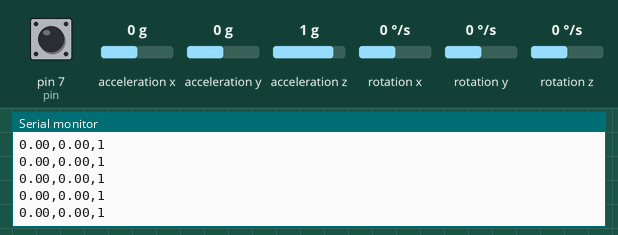
Bench run of a sketch on a simulated Arduino Uno, built with avr-gcc and run on an emulated ATmega328P. Shown: the last lines printed to the serial monitor. The test bench sets the inputs (shaded band); at power-on: acceleration x 0 g, pin 7 (pin) HIGH, acceleration y 0 g, acceleration z 1 g, rotation x 0 °/s, rotation y 0 °/s, rotation z 0 °/s.

Above: at 1.2 s.
1.3 s: acceleration x set to -1.4 g
At 1.34 s:
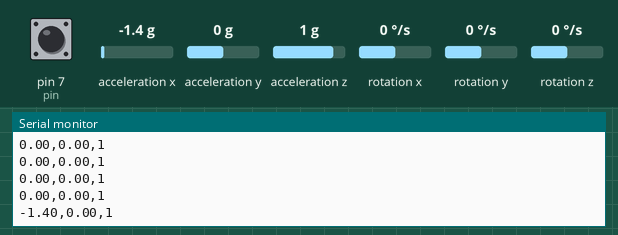
2.8 s: pin 7 (pin) pulled LOW for 0.15 s
At 2.88 s:
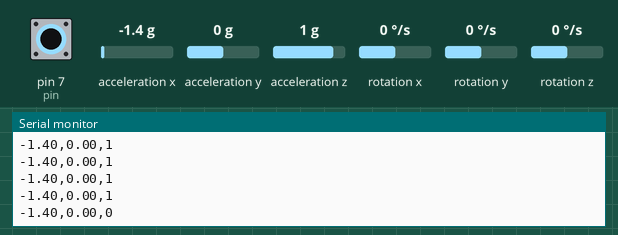
4.4 s: acceleration y set to -1.4 g
At 4.42 s:
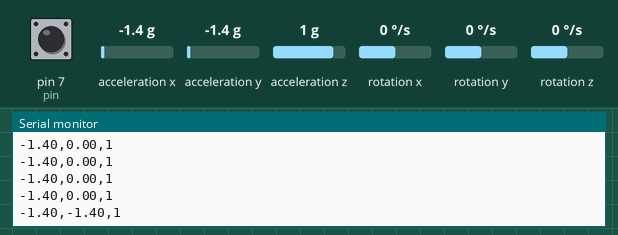
5.9 s: pin 7 (pin) pulled LOW for 1 s
At 6.17 s:
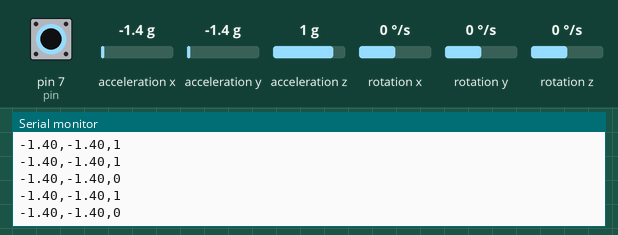
8.4 s: acceleration x set to -0.8 g
At 8.43 s:
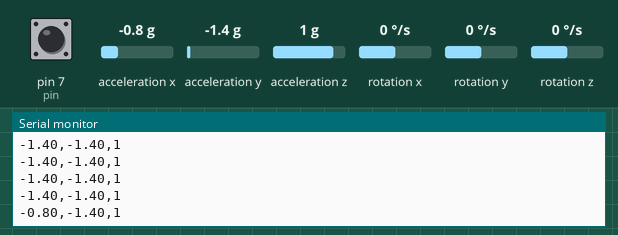
Timing chart, 0 to 11.4 s (numbered marks = the images above; inputs shaded):
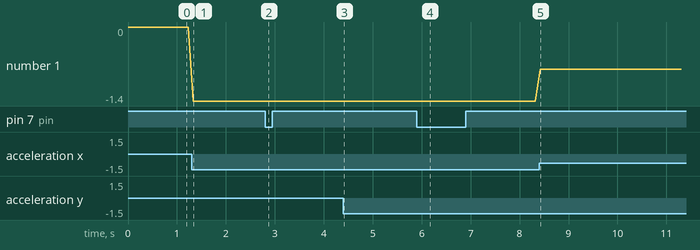

Measured:
- after the input at 1.3 s, the serial monitor: prints a new line at once (image 1)
- after the input at 2.8 s, the serial monitor: prints a new line after 0.08 s (image 2)
- after the input at 4.4 s, the serial monitor: prints a new line at once (image 3)
- after the input at 5.9 s, the serial monitor: prints a new line after 0.06 s (image 4)
- after the input at 8.4 s, the serial monitor: prints a new line at once (image 5)
- plotted number 1: 0 → -1.4 after the input at 1.3 s, -1.4 → -0.8 after the input at 8.4 s

The sketch:

gun_reader.ino
```cpp
#include <Wire.h>
#include <MPU6050.h>

MPU6050 mpu;
int16_t ax, ay, az;
const int pin = 7;
bool disabled = false;
unsigned long disableTime = 0;

void setup() {
    Serial.begin(9600);
    Wire.begin();
    mpu.initialize();

    pinMode(pin, INPUT_PULLUP); // Enable internal pull-up resistor

    if (!mpu.testConnection()) {
        Serial.println("MPU6050 connection failed");
        while (1);
    }
}

void loop() {
    mpu.getAcceleration(&ax, &ay, &az);

    // Normalize acceleration values
    float xAcc = ax / 16384.0; // Assuming +/-2g sensitivity
    float yAcc = ay / 16384.0;

    // Read pin state (active LOW due to pull-up)
    int pinState = digitalRead(pin);

    // If button is pressed and not already disabled
    if (pinState == LOW && !disabled) {
        disabled = true;
        disableTime = millis();
    }

    // Reactivate after 5ms
    if (disabled && millis() - disableTime >= 100) {
        disabled = false;
    }

    // Send acceleration values and pin state
    Serial.print(xAcc);
    Serial.print(",");
    Serial.print(yAcc);
    Serial.print(",");
    Serial.println(disabled ? "0" : "1");  // Send 0 when disabled, otherwise 1
    delay(100);
}
```
